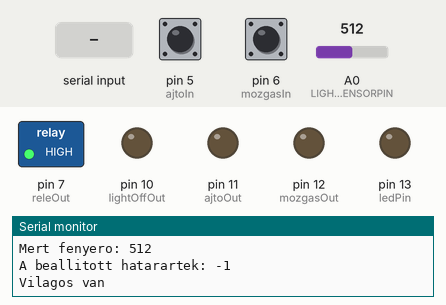
Bench run of a sketch on a simulated Arduino Uno, built with avr-gcc and run on an emulated ATmega328P. Shown: switched loads named in the sketch (green lamp = pin HIGH), output pins drawn as LEDs (lit = HIGH), the last lines printed to the serial monitor. Inputs (shaded band) come from the test bench; at power-on: A0 (LIGHTSENSORPIN) = 512, pin 5 (ajtoIn) HIGH, pin 6 (mozgasIn) HIGH. EEPROM starts erased.

Above: at 1.2 s.
1.3 s: "90,45\n" received over Serial
3.8 s: A0 (LIGHTSENSORPIN) set to 38
5.3 s: A0 (LIGHTSENSORPIN) set to 33
7.9 s: pin 5 (ajtoIn) pulled LOW for 0.15 s
At 7.98 s:
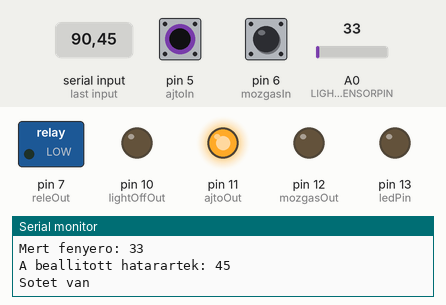
At 9.2 s:
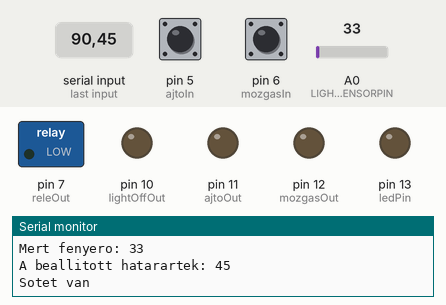
9.5 s: pin 6 (mozgasIn) pulled LOW for 0.15 s
At 9.59 s:
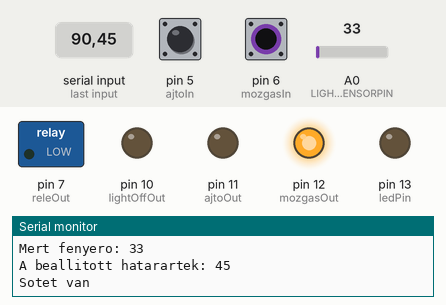
11.1 s: "5\n" received over Serial
At 11.4 s:
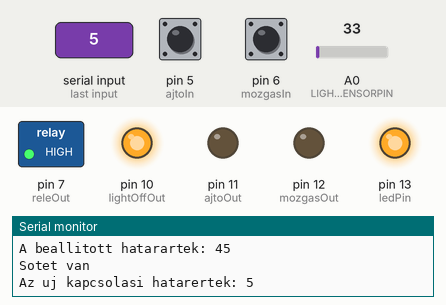
Timing chart, 0 to 14.1 s (numbered marks = the images above; inputs shaded):
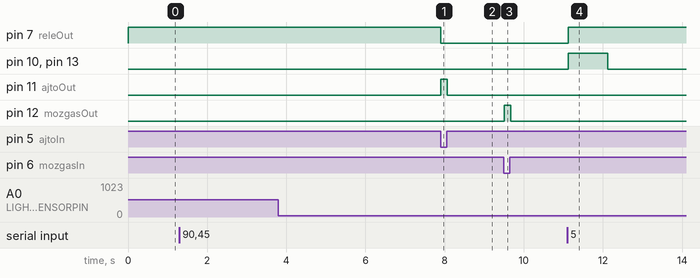

The sketch:

IdoRele.ino
```cpp
#include <EEPROM.h>
//const long interval = 5000; //ennyit kesleltet (ms)
const long interval = 900000; //(15 Perc) ennyit kesleltet (ms)
//const long interval = 30000; //ennyit kesleltet (ms)

#define LIGHTSENSORPIN A0


const int ledPin = LED_BUILTIN;// the number of the LED pin
const int lightOffOut = 10;
const int ajtoOut = 11;
const int mozgasOut = 12;
const int releOut = 7;

const int ajtoIn = 5; // the number of the LED pin
const int mozgasIn = 6; // the number of the LED pin

const long interval2 = 1000;
unsigned long previousMillis = 0;
unsigned long previousMillis2 = 0;

unsigned int data = 0;
bool outputFlag = false;
bool input1Last = false;
bool input2Last = false;
bool vilagosVan = true;

bool valtasFlag1 = false;
bool valtasFlag2 = false;
int kapcsolasiSzint = 0;
int hiszterezis=10;

int smooth(){
  int i;
  int value = 0;
  int numReadings = 20;

  for (i = 0; i < numReadings; i++){
    // Read light sensor data.
    value = value + analogRead(LIGHTSENSORPIN);

    // 1ms pause adds more stability between reads.
    delay(1);
  }

  // Take an average of all the readings.
  value = value / numReadings;

  return value;
}

void writeUnsignedIntIntoEEPROM(int address, unsigned int number)
{
	EEPROM.write(address, number >> 8);
	EEPROM.write(address + 1, number & 0xFF);
}

unsigned int readUnsignedIntFromEEPROM(int address)
{
	return (EEPROM.read(address) << 8) + EEPROM.read(address + 1);
}


void setup() {
	Serial.begin(9600);
	// set the digital pin as output:
	pinMode(ledPin, OUTPUT);
	pinMode(lightOffOut, OUTPUT);
	pinMode(ajtoOut, OUTPUT);
	pinMode(mozgasOut, OUTPUT);
	pinMode(releOut, OUTPUT);
	digitalWrite(releOut, HIGH);
	pinMode(ajtoIn, INPUT_PULLUP);
	pinMode(mozgasIn, INPUT_PULLUP);
	pinMode(LIGHTSENSORPIN,  INPUT);


	kapcsolasiSzint = readUnsignedIntFromEEPROM(0);
	Serial.print("Az uj kapcsolasi hatarertek: ");
	Serial.println(kapcsolasiSzint);

}

void loop() {
	//Serial.println(millis());
	//delay(1000);
int sensorValue= smooth();
unsigned long currentMillis = millis();
unsigned long currentMillis2 = millis();

if (currentMillis2 - previousMillis2 >= interval2){
	previousMillis2 = currentMillis2;


  	Serial.print("Mert fenyero: ");
  	Serial.println(sensorValue);

	Serial.print("A beallitott hatarartek: ");
  	Serial.println(kapcsolasiSzint);

	if(vilagosVan){
		Serial.println("Vilagos van");
	}
	else
	{
		Serial.println("Sotet van");
	}
	Serial.println("");
}

	if(Serial.available() > 0){
		data = Serial.parseInt();
		if (0 < data && data < 1024) {
			writeUnsignedIntIntoEEPROM(0, data);
			kapcsolasiSzint = readUnsignedIntFromEEPROM(0);
			Serial.print("Az uj kapcsolasi hatarertek: ");
			Serial.println(kapcsolasiSzint);
		}
		else
		{
			Serial.println("Ervenytelen adat");
		}
	}


//Ha vilagos van nem tovabbitjuk az ajto es a mozgas jelet, es lekapcsoljuk a villanyt
	if(sensorValue>(kapcsolasiSzint+hiszterezis) && vilagosVan==false){
		vilagosVan=true;
		digitalWrite(releOut, HIGH);
		digitalWrite(ledPin, HIGH);
			digitalWrite(lightOffOut, HIGH);
			delay(1000);
			digitalWrite(ledPin, LOW);
			digitalWrite(lightOffOut, LOW);
			outputFlag = true;

	}
	else if(sensorValue<(kapcsolasiSzint-hiszterezis) && vilagosVan==true ){
		vilagosVan=false;

	}

//Ha sotet van es van mozgas, mukodtetjuk a vilagitast- Egeszen addig vilagit, mig mozgas van. + 15 perc
	if(!vilagosVan){

			//Az ajto es a mozgas kimeneteket a bemenetekkel megegyezo szintre allitjuk
		if (!digitalRead(ajtoIn)) {
			digitalWrite(ajtoOut, HIGH);
		}
		else
		{
			digitalWrite(ajtoOut, LOW);
		}

		if (!digitalRead(mozgasIn)) {
			digitalWrite(mozgasOut, HIGH);
		}
		else {
			digitalWrite(mozgasOut, LOW);
		}

		//ajto valtozas figyeles
		if (digitalRead(ajtoIn) != input1Last) {
			input1Last = digitalRead(ajtoIn);
			valtasFlag1 = true;
		}
		else {
			valtasFlag1 = false;
		}
		//mozgas figyeles
		if (digitalRead(mozgasIn) != input2Last) {
			input2Last = digitalRead(mozgasIn);
			valtasFlag2 = true;
		}
		else {
			valtasFlag2 = false;
		}

		//Ha mozgas vagy ajtonyitas van, nullazzuk az idozitot
		if (valtasFlag1 || !digitalRead(mozgasIn)) {
			digitalWrite(releOut, LOW);
			previousMillis = currentMillis;
			outputFlag = false;
		}
		//Ha letelt az idozites, lekapcsoljuk a vilagitast
		if ((currentMillis - previousMillis >= interval) && !outputFlag) {
			digitalWrite(releOut, HIGH);
			digitalWrite(ledPin, HIGH);
			digitalWrite(lightOffOut, HIGH);
			delay(1000);
			digitalWrite(ledPin, LOW);
			digitalWrite(lightOffOut, LOW);
			outputFlag = true;
		}
	}
	else
	{
		//ajto valtozas figyeles
		if (digitalRead(ajtoIn) != input1Last) {
			input1Last = digitalRead(ajtoIn);
			valtasFlag1 = true;
		}
		else {
			valtasFlag1 = false;
		}
		//mozgas figyeles
		if (digitalRead(mozgasIn) != input2Last) {
			input2Last = digitalRead(mozgasIn);
			valtasFlag2 = true;
		}
		else {
			valtasFlag2 = false;
		}

		//Ha mozgas vagy ajtonyitas van, nullazzuk az idozitot
		if (valtasFlag1 || !digitalRead(mozgasIn)) {
			previousMillis = currentMillis;
			outputFlag = false;
		}
		//Ha letelt az idozites, lekapcsoljuk a vilagitast
		if ((currentMillis - previousMillis >= interval) && !outputFlag) {
			digitalWrite(ledPin, HIGH);
			digitalWrite(lightOffOut, HIGH);
			delay(1000);
			digitalWrite(ledPin, LOW);
			digitalWrite(lightOffOut, LOW);
			outputFlag = true;
		}
	}


}

/*#include <EEPROM.h>

//const long interval = 900000; //ennyit kesleltet (ms)
#define LIGHTSENSORPIN A0


const int ledPin = LED_BUILTIN;// the number of the LED pin
const int lightOffOut = 10;
const int ajtoOut = 11;
const int mozgasOut = 12;

const int ajtoIn = 5; // the number of the LED pin
const int mozgasIn = 6; // the number of the LED pin


const long interval2 = 1000;
unsigned long previousMillis = 0;
unsigned long previousMillis2 = 0;

unsigned int data = 0;
bool outputFlag = false;
bool input1Last = false;
bool input2Last = false;
bool vilagosVan = true;

bool valtasFlag1 = false;
bool valtasFlag2 = false;
int kapcsolasiSzint = 0;
int hiszterezis=10;

int smooth(){
  int i;
  int value = 0;
  int numReadings = 10;

  for (i = 0; i < numReadings; i++){
    // Read light sensor data.
    value = value + analogRead(LIGHTSENSORPIN);

    // 1ms pause adds more stability between reads.
    delay(1);
  }

  // Take an average of all the readings.
  value = value / numReadings;

  return value;
}

void writeUnsignedIntIntoEEPROM(int address, unsigned int number)
{
  EEPROM.write(address, number >> 8);
  EEPROM.write(address + 1, number & 0xFF);
}

unsigned int readUnsignedIntFromEEPROM(int address)
{
  return (EEPROM.read(address) << 8) + EEPROM.read(address + 1);
}


void setup() {
  Serial.begin(9600);
  // set the digital pin as output:
  pinMode(ledPin, OUTPUT);
  pinMode(lightOffOut, OUTPUT);
  pinMode(ajtoOut, OUTPUT);
  pinMode(mozgasOut, OUTPUT);
  pinMode(ajtoIn, INPUT_PULLUP);
  pinMode(mozgasIn, INPUT_PULLUP);
  pinMode(LIGHTSENSORPIN,  INPUT);

  kapcsolasiSzint = readUnsignedIntFromEEPROM(0);
  Serial.print("Az uj kapcsolasi hatarertek: ");
  Serial.println(kapcsolasiSzint);

}

void loop() {
  //Serial.println(millis());
  //delay(1000);
  int sensorValue= smooth();


  if(Serial.available() > 0){
    data = Serial.parseInt();
    if (0 < data && data < 1024) {
      writeUnsignedIntIntoEEPROM(0, data);
      kapcsolasiSzint = readUnsignedIntFromEEPROM(0);
      Serial.print("Az uj kapcsolasi hatarertek: ");
      Serial.println(kapcsolasiSzint);
    }
    else
    {
      Serial.println("Ervenytelen adat");
    }
  }


  unsigned long currentMillis = millis();
  unsigned long currentMillis2 = millis();
  //int value = digitalRead(ajtoIn);
if (currentMillis2 - previousMillis2 >= interval2){
  previousMillis2 = currentMillis2;
  Serial.print("fenyero: ");
  Serial.println(sensorValue);
}


//Ha vilagos van nem tovabbitjuk az ajto es a mozgas jelet, es lekapcsoljuk a villanyt
  if(sensorValue>(kapcsolasiSzint+hiszterezis) && vilagosVan==false && outputFlag==true){
    vilagosVan=true;

  }
  else if(sensorValue<(kapcsolasiSzint-hiszterezis) && vilagosVan==true && outputFlag==true){
    vilagosVan=false;

  }

//Ha sotet van es van mozgas, mukodtetjuk a vilagitast- Egeszen addig vilagit, mig mozgas van. + 15 perc
  if(!vilagosVan){

      //Az ajto es a mozgas kimeneteket a bemenetekkel megegyezo szintre allitjuk
    if (!digitalRead(ajtoIn)) {
      digitalWrite(ajtoOut, HIGH);
    }
    else
    {
      digitalWrite(ajtoOut, LOW);
    }

    if (!digitalRead(mozgasIn)) {
      digitalWrite(mozgasOut, HIGH);
    }
    else {
      digitalWrite(mozgasOut, LOW);
    }

    //ajto valtozas figyeles
    if (digitalRead(ajtoIn) != input1Last) {
      input1Last = digitalRead(ajtoIn);
      valtasFlag1 = true;
    }
    else {
      valtasFlag1 = false;
    }
    //mozgas figyeles
    if (digitalRead(mozgasIn) != input2Last) {
      input2Last = digitalRead(mozgasIn);
      valtasFlag2 = true;
    }
    else {
      valtasFlag2 = false;
    }

    //Ha mozgas vagy ajtonyitas van, nullazzuk az idozitot
    if (valtasFlag1 || !digitalRead(mozgasIn)) {
      previousMillis = currentMillis;
      outputFlag = false;
    }
    //Ha letelt az idozites, lekapcsoljuk a vilagitast
    if ((currentMillis - previousMillis >= interval) && !outputFlag) {
      digitalWrite(ledPin, HIGH);
      digitalWrite(lightOffOut, HIGH);
      delay(1000);
      digitalWrite(ledPin, LOW);
      digitalWrite(lightOffOut, LOW);
      outputFlag = true;
    }
  }


}
*/
```

Measured:
- after the input at 7.9 s, pin 7 (releOut): HIGH → LOW at once; pin 11 (ajtoOut): LOW → HIGH at once, → LOW 0.16 s later
- after the input at 9.5 s, pin 12 (mozgasOut): LOW → HIGH at once, → LOW 0.16 s later
- after the input at 11.1 s, pin 7 (releOut): LOW → HIGH at once; pin 10 (lightOffOut), pin 13 (ledPin): LOW → HIGH at once, → LOW 1.0 s later
